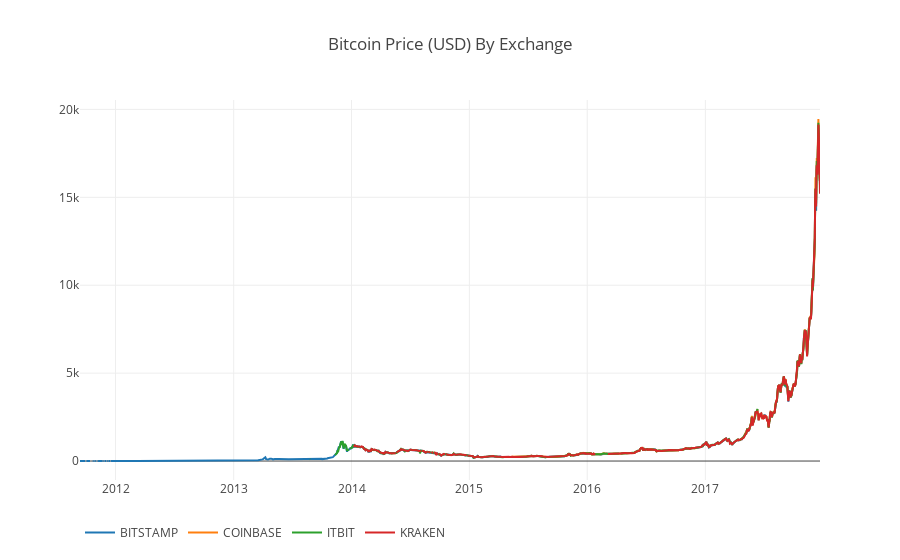

Notebook source saved alongside this figure:
### Markdown cell above
When we re-chart the dataframe, we'll see a much cleaner looking chart without the spikes.

### Code cell
# Plot the revised dataframe
df_scatter(btc_usd_datasets, 'Bitcoin Price (USD) By Exchange')

### Figure 1 — Plotly figure (JSON) as saved in the notebook; plotly's stock layout.template omitted (floating-point values rounded to 4 significant figures; data arrays with more than 128 entries replaced by an {"elided": "..."} marker saying what was removed)
{"data": [{"name": "BITSTAMP", "type": "scatter", "visible": "visible", "x": {"elided": "2293 str values"}, "y": {"elided": "2293 float values"}}, {"name": "COINBASE", "type": "scatter", "visible": "visible", "x": {"elided": "2293 str values"}, "y": {"elided": "2293 float values"}}, {"name": "ITBIT", "type": "scatter", "visible": "visible", "x": {"elided": "2293 str values"}, "y": {"elided": "2293 float values"}}, {"name": "KRAKEN", "type": "scatter", "visible": "visible", "x": {"elided": "2293 str values"}, "y": {"elided": "2293 float values"}}], "layout": {"legend": {"orientation": "h"}, "title": "Bitcoin Price (USD) By Exchange", "xaxis": {"type": "date"}, "yaxis": {"showticklabels": true, "title": "", "type": "linear"}}}
